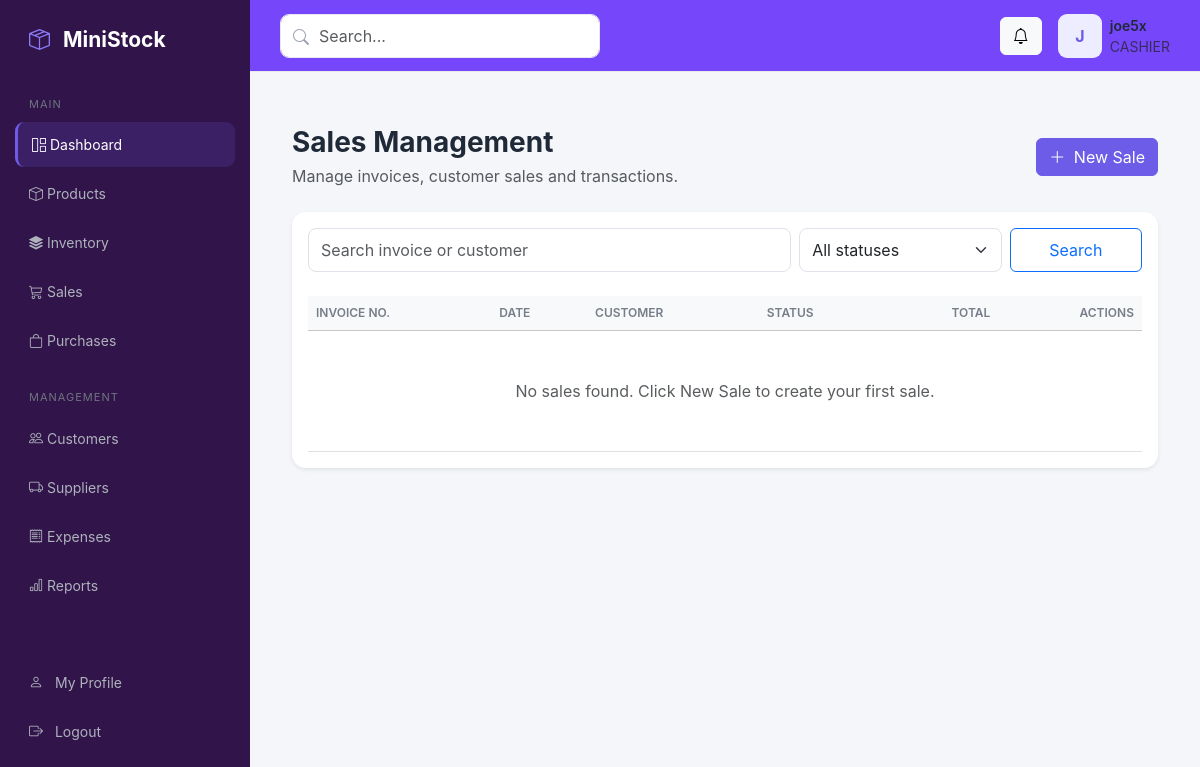
The page /sales/ (signed in) on the database as committed earlier.
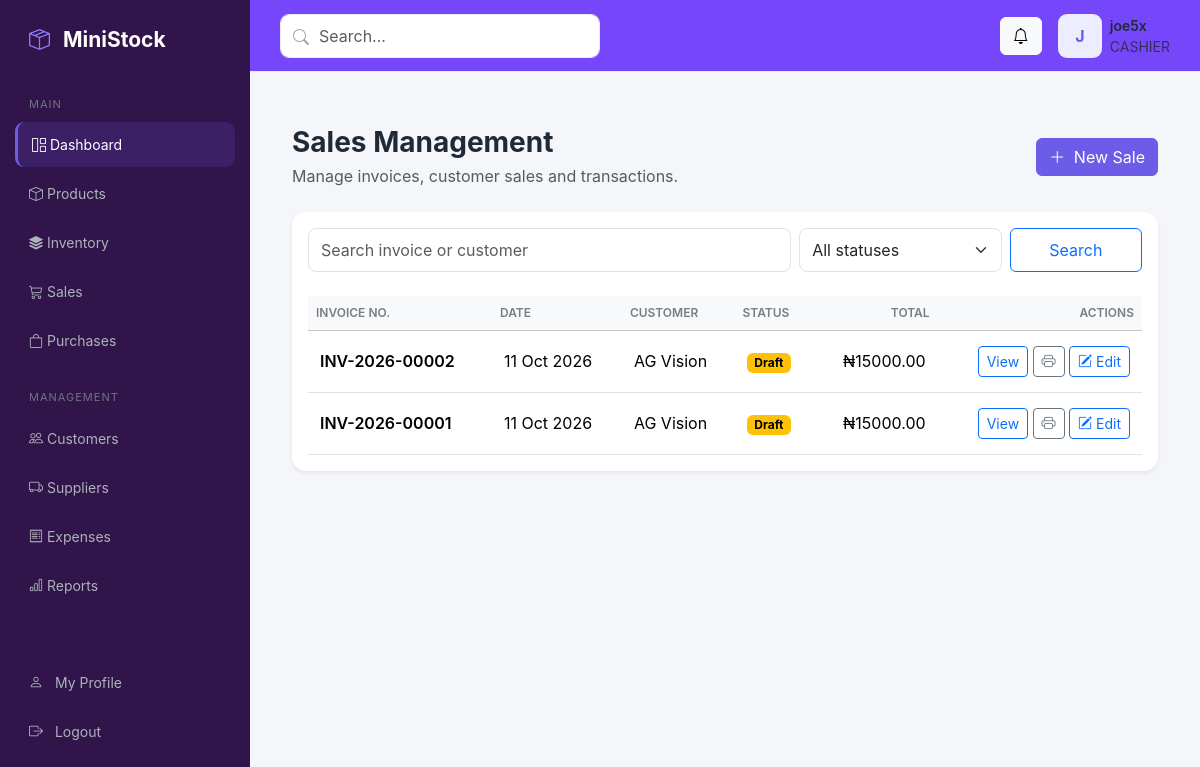
The same page on the database as committed later.
### documents/models.py (models this page shows, shortened)
class OrderDocument(models.Model):
    class DocumentType(models.TextChoices):
        PURCHASE = "PURCHASE", "Purchase"
        SALE = "SALE", "Sales"
    class Status(models.TextChoices):
        DRAFT = "DRAFT", "Draft"
        COMPLETED = "COMPLETED", "Completed"
        CANCELLED = "CANCELLED", "Cancelled"
    doc_code = models.CharField(max_length=10)
    doc_year = models.CharField(max_length=4)
    doc_num = models.CharField(max_length=20)
    document_type = models.CharField(
        max_length=10,
        choices=DocumentType.choices,
        default=DocumentType.PURCHASE,
    )
    doc_date = models.DateField(default=timezone.localdate)
    status = models.CharField(
        max_length=20,
        choices=Status.choices,
        default=Status.DRAFT,
    )
    supplier = models.ForeignKey(
        "suppliers.Supplier",
        on_delete=models.PROTECT,
        related_name="order_documents",
        null=True,
        blank=True,
    )
    supplier_name = models.CharField(
        max_length=255,
        blank=True,
    )
    supplier_invoice = models.CharField(
        max_length=100,
        blank=True,
    )
    customer = models.ForeignKey(
        "customers.Customer",
        on_delete=models.PROTECT,
        related_name="order_documents",
        null=True,
        blank=True,
    )
    customer_name = models.CharField(
        max_length=255,
        blank=True,
    )
    currency = models.CharField(max_length=10, default="NGN", blank=True)
    credit_fercility = models.CharField(max_length=100, blank=True)
    address = models.TextField(blank=True)
    project = models.CharField(max_length=255, blank=True)
    subtotal = models.DecimalField(
        max_digits=14,
        decimal_places=2,
        default=Decimal("0.00"),
    )
    total_discount = models.DecimalField(
        max_digits=14,
        decimal_places=2,
        default=Decimal("0.00"),
    )
    tax = models.DecimalField(
        max_digits=14,
        decimal_places=2,
        default=Decimal("0.00"),
    )
    grand_total = models.DecimalField(
        max_digits=14,
        decimal_places=2,
        default=Decimal("0.00"),
    )
    created_by = models.ForeignKey(
        settings.AUTH_USER_MODEL,
        on_delete=models.PROTECT,
        related_name="order_documents",
        null=True,
        blank=True,
    )
    created_at = models.DateTimeField(auto_now_add=True)
    updated_at = models.DateTimeField(auto_now=True)
    class Meta:
        ordering = ["-created_at", "-pk"]
        constraints = [
            models.UniqueConstraint(
                fields=["doc_code", "doc_year", "doc_num"],
                name="unique_order_document_number",
            ),
        ]
    def __str__(self):
        return f"{self.doc_code}-{self.doc_year}-{self.doc_num}"

### customers/models.py (models this page shows, shortened)
class Customer(models.Model):
    name = models.CharField(max_length=200)
    phone = models.CharField(max_length=30, blank=True)
    email = models.EmailField(blank=True)
    address = models.TextField(blank=True)
    opening_balance = models.DecimalField(
        max_digits=12,
        decimal_places=2,
        default=0,
    )
    credit_limit = models.DecimalField(
        max_digits=12,
        decimal_places=2,
        default=0,
    )
    is_active = models.BooleanField(default=True)
    created_at = models.DateTimeField(auto_now_add=True)
    updated_at = models.DateTimeField(auto_now=True)
    class Meta:
        ordering = ["name"]

### sales/views.py (the view, shortened to what this page needs)
# urls.py: path("", views.sale_list, name="sale_list"),
@login_required
def sale_list(request):
    documents = OrderDocument.objects.filter(
        document_type=OrderDocument.DocumentType.SALE
    ).select_related("customer")
    query = request.GET.get("q", "").strip()
    status = request.GET.get("status", "")
    if status:
        documents = documents.filter(status=status)
    page_obj = Paginator(documents, 10).get_page(
        request.GET.get("page")
    )
    return render(request, "sales/sale_list.html", {
        "documents": page_obj.object_list,
        "page_obj": page_obj,
        "query": query,
        "status": status,
        "status_choices": OrderDocument.Status.choices,
    })

### templates/sales/sale_list.html (shortened to what the changed rows need)
{% extends "base.html" %}
{% block content %}
<div class="container-fluid py-4">
    <div class="card border-0 shadow-sm">
        <div class="card-body">
            <div class="table-responsive">
                <table class="table table-hover align-middle">
                    <thead class="table-light">
                        <tr>
                            <th>Invoice No.</th>
                            <th>Date</th>
                            <th>Customer</th>
                            <th>Status</th>
                            <th class="text-end">Total</th>
                            <th class="text-end">Actions</th>
                        </tr>
                    </thead>
                    <tbody>
                        {% for document in documents %}
                        <tr>
                            <td class="fw-semibold">{{ document }}</td>
                            <td>{{ document.doc_date|date:"d M Y" }}</td>
                            <td>
                                {{ document.customer.name|default:document.customer_name|default:"Walk-in Customer" }}
                            </td>
                            <td>
                                {% if document.status == "COMPLETED" %}
                                <span class="badge text-bg-success">Completed</span>
                                {% elif document.status == "CANCELLED" %}
                                <span class="badge text-bg-danger">Cancelled</span>
                                {% else %}
                                <span class="badge text-bg-warning">Draft</span>
                                {% endif %}
                            </td>
                            <td class="text-end">₦{{ document.grand_total|floatformat:2 }}</td>
                            <td class="text-end">
                                <a href="{% url 'sales:sale_detail' document.pk %}"
                                   class="btn btn-sm btn-outline-primary">View</a>
                                <a href="{% url 'sales:sale_invoice' document.pk %}"
                                   target="_blank"
                                   class="btn btn-sm btn-outline-secondary">
                                    <i class="bi bi-printer"></i>
                                </a>
                            {% if document.status == "DRAFT" %}
                            <a href="{% url 'sales:sale_update' document.pk %}"
                            class="btn btn-sm btn-outline-primary"
                            title="Edit Sale">
                                <i class="bi bi-pencil-square"></i> Edit
                            </a>
                            {% endif %}
                            </td>
                        </tr>
                        {% empty %}
                        <tr>
                            <td colspan="6" class="text-center py-5 text-muted">
                                No sales found. Click New Sale to create your first sale.
                            </td>
                        </tr>
                        {% endfor %}
                    </tbody>
                </table>
            </div>
        </div>
    </div>
</div>
{% endblock %}

Rows that differ between the two databases and show on the page:
added OrderDocument: doc_code+doc_year+doc_num "INV-2026-00002", doc_date "11 Oct 2026", customer.name "AG Vision", status "Draft", grand_total "15000.00"
added OrderDocument: doc_code+doc_year+doc_num "INV-2026-00001", doc_date "11 Oct 2026", customer.name "AG Vision", status "Draft", grand_total "15000.00"
Other text that changed with them:
text no longer shown: "No sales found. Click New Sale to create your first sale."
